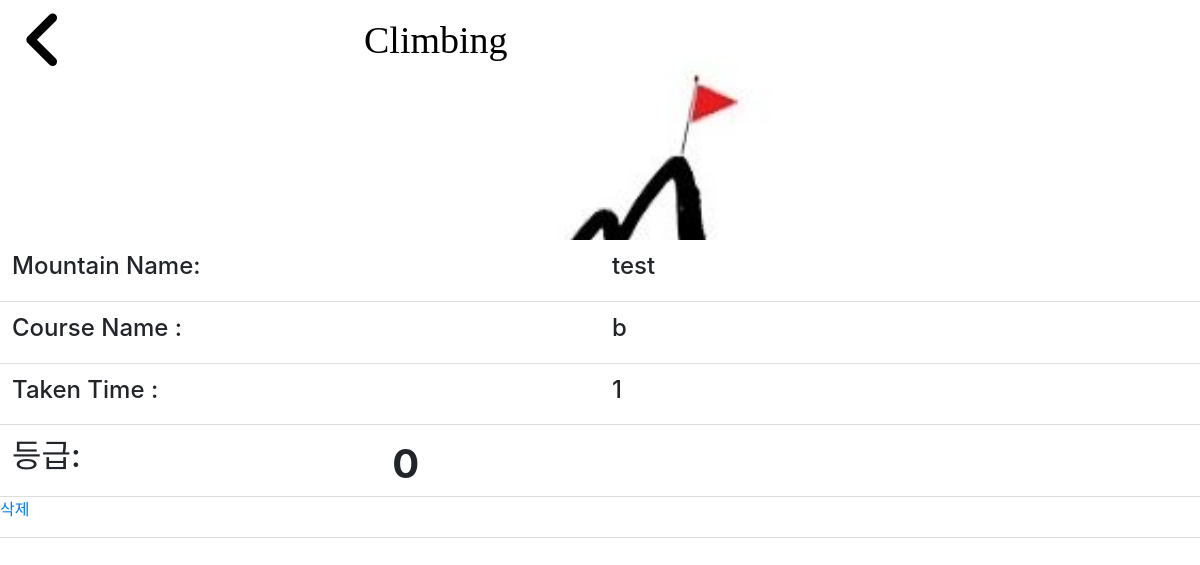
Screenshot of /mylist/7/ with the database file from the repository.
### climbing/models.py (models this page shows)
class MyList(models.Model):
    m_name = models.CharField(max_length=20)
    course = models.CharField(max_length=20, null=True)
    time = models.CharField(max_length=10)
    date = models.DateTimeField(auto_now_add=True)
    score = models.IntegerField(default=1)
    user_id = models.ForeignKey(Account, on_delete=models.CASCADE, default=1)

### climbing/views.py (the view)
# urls.py: path('mylist/<int:pk>/', views.mylist_detail, name='mylist_detail'),
def mylist_detail(request, pk):
    mine = get_object_or_404(MyList, pk=pk)
    return render(request, 'mylist_detail.html', {'mine': mine})

### climbing/templates/mylist_detail.html (shortened to what this page needs)
<html>
<head>
    <link rel="stylesheet" href="https://stackpath.bootstrapcdn.com/bootstrap/4.4.1/css/bootstrap.min.css"
>
	<link rel="stylesheet" href="../static/css/mylist_detail.css">
</head>
<body>
    <div class="container-box" style="  background-image: url('../static/img/san1-2.jpg');">
        <div class="header">
            <span><i class='fas fa-angle-left' onclick="goBack()"
                    style='font-size:70px; float:left; color:black; inline-block;line-height:80px;'></i></span>
            <h1 class="logo">Climbing</h1>
        </div>
    </div>
    <div id="content-area" class="section">
			<div class="grid">
				<div class="box">
					<h4>Mountain Name:</h4>
				</div>
				<div class="box">
					<h4>{{ mine.m_name }}</h4>
				</div>
			</div>
			<div class="grid">
				<div class="box">
					<h4>Course Name :</h4>
				</div>
				<div class="box">
					<h4>{{ mine.course }}</h4>
				</div>
			</div>
			<div class="grid">
				<div class="box">
					<h4>Taken Time :</h4>
				</div>
				<div class="box">
					<h4>{{ mine.time }}</h4>
				</div>
			</div>
			<div class="grid">
				<div class="box2">
					<h2>등급:</h2>
				</div>
				<div class="box2">
					<span class="star-input">
						<span class="input">
							<label for="p1">D</label>
							<label for="p2">C</label>
							<label for="p3">B</label>
							<label for="p4">A</label>
							<label for="p5">S</label>
						</span>
						<div class="box3">
							<h1><output for="star-input"><b>0</b></output></h1>
						</div>
					</span>
                </div>
            </div>
            <div class="grid">
                <p><a href="{% url 'mylist_delete' pk=mine.pk %}">삭제</a></p>
            </div>
    </div>
</body>
</html>

### climbing/static/css/mylist_detail.css (style rules this page uses)
* { padding: 0; margin: 0; box-sizing: border-box; }
.container-box { height: 30%; width: 100%; background-repeat: no-repeat; background-size: 40%; background-position: center center; margin: 0; padding: 0; }
.header { padding: 0 10px; height: 75px; }
.logo { color: black; font-size: 38px; font-family: verdana; line-height: 80px; padding-left: 30%; font-weight: 500; opacity: 1; }
.fas { margin-left: 12px; }
body { margin: 0px; padding: 0px; overflow-y: scroll; }
.box { float:left; width:50%; padding: 1%; box-sizing: border-box; }
.box2 { float:left; width:30%; padding: 1%; box-sizing: border-box; }
.box3 { float:left; width:30%; padding: 1%; box-sizing: border-box; text-align: center; line-height:100px; }
.grid { float:left; width:100%; border-bottom: 1px solid #DDD; }

### climbing/templates/mylist_detail.html (style rules this page uses)
.star-input>.input, .star-input>.input>label:hover, .star-input>.input>input:focus+label, .star-input>.input>input:checked+label { display: inline-block;vertical-align:middle;background-image:url('../static/img/grade_img.png'); }
.star-input { display:inline-block; white-space:nowrap;width:225px;height:40px;;line-height:30px; }
.star-input>.input { display:inline-block;width:150px;background-size:150px;height:28px;white-space:nowrap;overflow:hidden;position: relative; }
.star-input>.input>label { width:30px;height:0;padding:28px 0 0 0;overflow: hidden;float:left;cursor: pointer;position: absolute;top: 0;left: 0; }
.star-input>.input>label[for="p1"] { width:30px;z-index:5; }
.star-input>.input>label[for="p2"] { width:60px;z-index:4; }
.star-input>.input>label[for="p3"] { width:90px;z-index:3; }
.star-input>.input>label[for="p4"] { width:120px;z-index:2; }
.star-input>.input>label[for="p5"] { width:150px;z-index:1; }

### rows the page displays
MyList: m_name "test", course "b", time "1"
